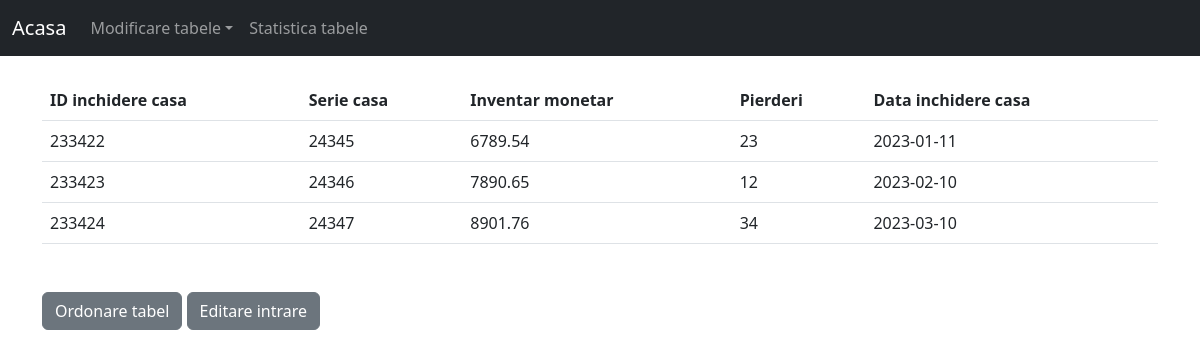
/website/afisare_inchidere_casa.php, run on the app's committed database.
### tables this page shows
CREATE TABLE `inchidere_casa` (
  `id_inchidere_casa` int(11) NOT NULL,
  `serie_casa` int(11) NOT NULL,
  `inventar_monetar` float NOT NULL,
  `pierderi` float NOT NULL,
  `data_inchidere_casa` date NOT NULL
);

### website/afisare_inchidere_casa.php (the view, shortened to what this page needs)
<?php
include 'conexiune_bd.php';
?>
<!doctype html>
<html>
<head>
    <link href="https://cdn.jsdelivr.net/npm/bootstrap@5.2.3/dist/css/bootstrap.min.css" rel="stylesheet">
</head>
<body style="background-color:#ffffff">
    <?php
        require 'navbar.php';
    ?>
<div class="container">
<table class="table mb-5">
  <thead>
    <tr>
      <th scope="col">ID inchidere casa</th>
      <th scope="col">Serie casa</th>
      <th scope="col">Inventar monetar</th>
      <th scope="col">Pierderi</th>
      <th scope="col">Data inchidere casa</th>
    </tr>
  </thead>
  <tbody>
<?php
 if (!isset($_GET['orderby']))
     $stmt = $conn->prepare("SELECT * FROM inchidere_casa");
 $stmt->execute();
 $results = $stmt->fetchAll(PDO::FETCH_ASSOC);
 foreach ($results as $result)
 {
    ?>
     <tr>
         <td><?= $result['id_inchidere_casa'] ?></td>
         <td><?= $result['serie_casa'] ?></td>
         <td><?= $result['inventar_monetar'] ?></td>
         <td><?= $result['pierderi'] ?></td>
         <td><?= $result['data_inchidere_casa'] ?></td>
     </tr>
 <?php } ?>
 </tbody>
    </table>
    <p>
  <button class="btn btn-secondary" type="button" data-bs-toggle="collapse" data-bs-target="#collapse1" aria-expanded="false" aria-controls="collapseExample">
    Ordonare tabel
  </button>
  <button class="btn btn-secondary" type="button" data-bs-toggle="collapse" data-bs-target="#collapse2" aria-expanded="false" aria-controls="collapseExample">
    Editare intrare
  </button>
</p>
 </div>
</body>
</html>

### data on the page
inchidere_casa: id_inchidere_casa "233422", serie_casa "24345", inventar_monetar "6789.54", pierderi "23", data_inchidere_casa "2023-01-11"
inchidere_casa: id_inchidere_casa "233423", serie_casa "24346", inventar_monetar "7890.65", pierderi "12", data_inchidere_casa "2023-02-10"
inchidere_casa: id_inchidere_casa "233424", serie_casa "24347", inventar_monetar "8901.76", pierderi "34", data_inchidere_casa "2023-03-10"
